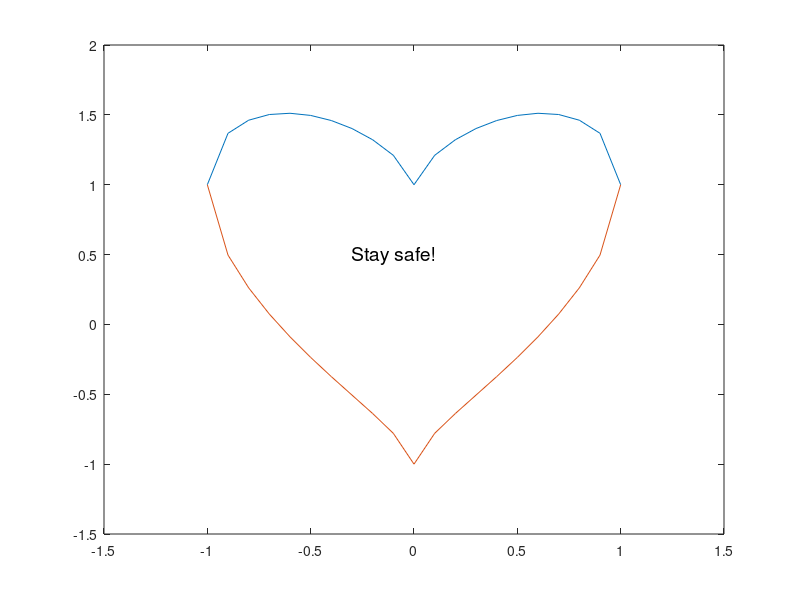

MATLAB code for this plot: (Note: this script raises an error after producing the figure.)
% Mina Alam - 500900005
% Rui Zhang - 500736315

%% Problem 1:
% Initialize x axis values
x = (0:0.1:10);
% Calulated function
y = x.^2.*exp(-x);
% Save the result of calculated derivative function in a vector
yd = 2*x.*exp(-x)-x.^2.*exp(-x);
% Plot function and its derivative with proper line style 
plot(x, y, "-", x, yd, "--");
% add legend and axix labels
legend("f(x)", "f'(x)");
xlabel("time");
ylabel("velocity");


%% Problem 2:
% Initialize independant variable values
x = (-1:0.1:1);
% Calculated functions in two variables
yplus = (x.^2).^(1/3) + sqrt(1-x.^2);
yminus = (x.^2).^(1/3) - sqrt(1-x.^2);
% plot whole function
plot(x, yplus, x, yminus);
% Define x and y view limit
xlim([-1.5, 1.5]);
ylim([-1.5, 2]);
% Add text on plot
text(-0.3, 0.5, 'Stay safe!', 'FontSize', 14);


%% Problem 3:
% Initialize theta
t = linspace(0,5*pi,200);
% calculate polar axis
rplus=sqrt(t);
rminus=-sqrt(t);
% plot polar
polarplot(t, rplus, t, rminus);



%% Problem 4:
% Set constant value
M = 0.032;
R = 8.31;
% Initialize x, y values
x = (0:1000);
y = (70:320);
% Generate mesh values
[v, T] = meshgrid(x, y);
% Calculate probability distribution by temperature and speed
Pv = 4*pi*(((M./2*pi*R*T).^3).^(1/2)).*v.^2.*exp(-M.*v.^2./(2*R*T));
% Draw distribution surface
surf(v, T, Pv);
% Add title and axix labels
title('Distribution of molecules of a gas');
xlabel('speed(m/s)');
ylabel('temerature(kelvins)')
shading interp;
